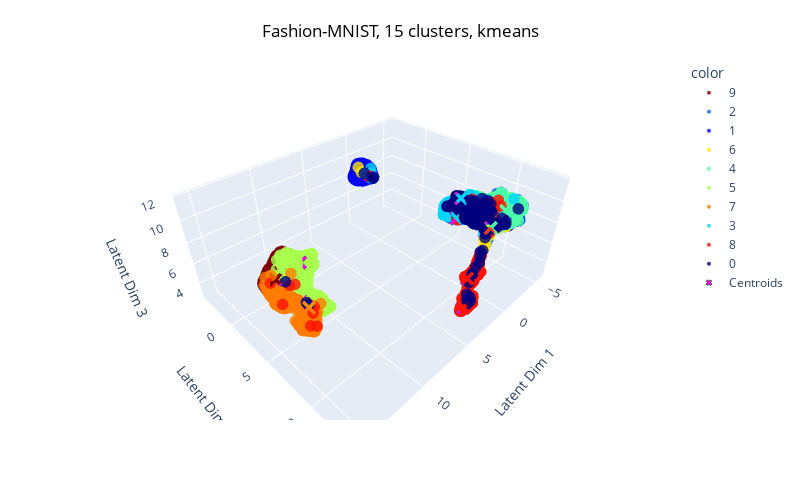

Write notebook code for a chart like this one.
### Code cell
centroids = centroids_kmeans.cpu().detach().numpy()

umap = UMAP(n_components=3)
encoded = umap.fit_transform(encoded)
centroids = umap.transform(centroids)

labels_dict = {i: str(i) for i in range(10)}
cmap = plt.get_cmap('jet', 10)
color_map = {str(i): f'rgb({int(r*255)}, {int(g*255)}, {int(b*255)})' 
             for i, (r, g, b, _) in enumerate(cmap(np.linspace(0, 1, 10)))}

fig = plot_3PC(encoded, tgt, centroids, labels_dict, color_map, title='Fashion-MNIST, 15 clusters, kmeans')
fig.show()

### Figure 1 — Plotly figure (JSON) as saved in the notebook; plotly's stock layout.template omitted (floating-point values rounded to 4 significant figures; data arrays with more than 128 entries replaced by an {"elided": "..."} marker saying what was removed)
{"data": [{"hovertemplate": "color=9<br>x=%{x}<br>y=%{y}<br>z=%{z}<extra></extra>", "legendgroup": "9", "marker": {"color": "rgb(127, 0, 0)", "opacity": 0.8, "size": 4, "symbol": "circle"}, "mode": "markers", "name": "9", "scene": "scene", "showlegend": true, "type": "scatter3d", "x": {"elided": "1000 float values"}, "y": {"elided": "1000 float values"}, "z": {"elided": "1000 float values"}}, {"hovertemplate": "color=2<br>x=%{x}<br>y=%{y}<br>z=%{z}<extra></extra>", "legendgroup": "2", "marker": {"color": "rgb(0, 99, 255)", "opacity": 0.8, "size": 4, "symbol": "circle"}, "mode": "markers", "name": "2", "scene": "scene", "showlegend": true, "type": "scatter3d", "x": {"elided": "1000 float values"}, "y": {"elided": "1000 float values"}, "z": {"elided": "1000 float values"}}, {"hovertemplate": "color=1<br>x=%{x}<br>y=%{y}<br>z=%{z}<extra></extra>", "legendgroup": "1", "marker": {"color": "rgb(0, 0, 255)", "opacity": 0.8, "size": 4, "symbol": "circle"}, "mode": "markers", "name": "1", "scene": "scene", "showlegend": true, "type": "scatter3d", "x": {"elided": "1000 float values"}, "y": {"elided": "1000 float values"}, "z": {"elided": "1000 float values"}}, {"hovertemplate": "color=6<br>x=%{x}<br>y=%{y}<br>z=%{z}<extra></extra>", "legendgroup": "6", "marker": {"color": "rgb(255, 229, 0)", "opacity": 0.8, "size": 4, "symbol": "circle"}, "mode": "markers", "name": "6", "scene": "scene", "showlegend": true, "type": "scatter3d", "x": {"elided": "1000 float values"}, "y": {"elided": "1000 float values"}, "z": {"elided": "1000 float values"}}, {"hovertemplate": "color=4<br>x=%{x}<br>y=%{y}<br>z=%{z}<extra></extra>", "legendgroup": "4", "marker": {"color": "rgb(77, 255, 169)", "opacity": 0.8, "size": 4, "symbol": "circle"}, "mode": "markers", "name": "4", "scene": "scene", "showlegend": true, "type": "scatter3d", "x": {"elided": "1000 float values"}, "y": {"elided": "1000 float values"}, "z": {"elided": "1000 float values"}}, {"hovertemplate": "color=5<br>x=%{x}<br>y=%{y}<br>z=%{z}<extra></extra>", "legendgroup": "5", "marker": {"color": "rgb(169, 255, 77)", "opacity": 0.8, "size": 4, "symbol": "circle"}, "mode": "markers", "name": "5", "scene": "scene", "showlegend": true, "type": "scatter3d", "x": {"elided": "1000 float values"}, "y": {"elided": "1000 float values"}, "z": {"elided": "1000 float values"}}, {"hovertemplate": "color=7<br>x=%{x}<br>y=%{y}<br>z=%{z}<extra></extra>", "legendgroup": "7", "marker": {"color": "rgb(255, 124, 0)", "opacity": 0.8, "size": 4, "symbol": "circle"}, "mode": "markers", "name": "7", "scene": "scene", "showlegend": true, "type": "scatter3d", "x": {"elided": "1000 float values"}, "y": {"elided": "1000 float values"}, "z": {"elided": "1000 float values"}}, {"hovertemplate": "color=3<br>x=%{x}<br>y=%{y}<br>z=%{z}<extra></extra>", "legendgroup": "3", "marker": {"color": "rgb(0, 212, 255)", "opacity": 0.8, "size": 4, "symbol": "circle"}, "mode": "markers", "name": "3", "scene": "scene", "showlegend": true, "type": "scatter3d", "x": {"elided": "1000 float values"}, "y": {"elided": "1000 float values"}, "z": {"elided": "1000 float values"}}, {"hovertemplate": "color=8<br>x=%{x}<br>y=%{y}<br>z=%{z}<extra></extra>", "legendgroup": "8", "marker": {"color": "rgb(255, 19, 0)", "opacity": 0.8, "size": 4, "symbol": "circle"}, "mode": "markers", "name": "8", "scene": "scene", "showlegend": true, "type": "scatter3d", "x": {"elided": "1000 float values"}, "y": {"elided": "1000 float values"}, "z": {"elided": "1000 float values"}}, {"hovertemplate": "color=0<br>x=%{x}<br>y=%{y}<br>z=%{z}<extra></extra>", "legendgroup": "0", "marker": {"color": "rgb(0, 0, 127)", "opacity": 0.8, "size": 4, "symbol": "circle"}, "mode": "markers", "name": "0", "scene": "scene", "showlegend": true, "type": "scatter3d", "x": {"elided": "1000 float values"}, "y": {"elided": "1000 float values"}, "z": {"elided": "1000 float values"}}, {"marker": {"color": "rgb(255,0,255)", "line": {"width": 1}, "size": 5, "symbol": "x"}, "mode": "markers", "name": "Centroids", "showlegend": true, "type": "scatter3d", "x": [3.013, -1.081, -3.88, 14.67, -0.9645, 14.0, 12.84, -1.682, -0.3869, -4.723, 13.04, 0.442, 13.28, -2.286, 2.703], "y": [12.02, 8.009, 8.193, 5.414, -3.234, 5.26, 5.953, 7.426, 12.34, 7.063, 5.891, 11.81, 5.787, 10.93, 11.89], "z": [6.467, 9.915, 6.778, 9.422, 8.089, 10.28, 6.111, 7.505, 10.9, 6.383, 10.12, 9.598, 7.81, 8.773, 3.23]}], "layout": {"height": 500, "legend": {"title": {"text": "color"}, "tracegroupgap": 0}, "margin": {"t": 60}, "scene": {"domain": {"x": [0, 1], "y": [0, 1]}, "xaxis": {"title": {"text": "Latent Dim 1"}}, "yaxis": {"title": {"text": "Latent Dim 2"}}, "zaxis": {"title": {"text": "Latent Dim 3"}}}, "title": {"font": {"color": "black"}, "text": "Fashion-MNIST, 15 clusters, kmeans", "x": 0.5, "xanchor": "center", "y": 0.95, "yanchor": "top"}, "width": 800}}
